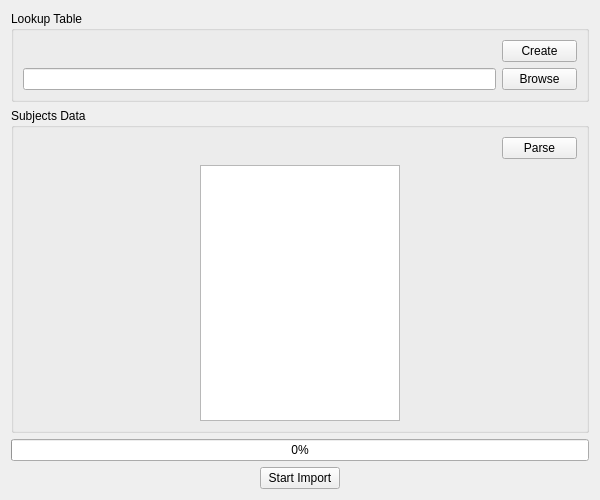
<?xml version="1.0" encoding="UTF-8"?>
<ui version="4.0">
 <class>ImportSubjectsTab</class>
 <widget class="QWidget" name="ImportSubjectsTab">
  <property name="geometry">
   <rect>
    <x>0</x>
    <y>0</y>
    <width>600</width>
    <height>500</height>
   </rect>
  </property>
  <property name="windowTitle">
   <string>Import Subjects</string>
  </property>
  <layout class="QGridLayout" name="gridLayout_3">
   <item row="0" column="0">
    <widget class="QGroupBox" name="groupBox">
     <property name="title">
      <string>Lookup Table</string>
     </property>
     <layout class="QVBoxLayout" name="verticalLayout_2">
      <item>
       <layout class="QHBoxLayout" name="horizontalLayout_6">
        <item>
         <spacer name="horizontalSpacer_14">
          <property name="orientation">
           <enum>Qt::Orientation::Horizontal</enum>
          </property>
          <property name="sizeHint" stdset="0">
           <size>
            <width>40</width>
            <height>20</height>
           </size>
          </property>
         </spacer>
        </item>
        <item>
         <widget class="QPushButton" name="CreateLutPushButton">
          <property name="minimumSize">
           <size>
            <width>75</width>
            <height>0</height>
           </size>
          </property>
          <property name="maximumSize">
           <size>
            <width>75</width>
            <height>16777215</height>
           </size>
          </property>
          <property name="text">
           <string>Create</string>
          </property>
         </widget>
        </item>
       </layout>
      </item>
      <item>
       <layout class="QHBoxLayout" name="horizontalLayout_4">
        <item>
         <widget class="QLineEdit" name="lineEdit"/>
        </item>
        <item>
         <widget class="QPushButton" name="BrowseLutPushButton">
          <property name="minimumSize">
           <size>
            <width>75</width>
            <height>0</height>
           </size>
          </property>
          <property name="maximumSize">
           <size>
            <width>75</width>
            <height>16777215</height>
           </size>
          </property>
          <property name="text">
           <string>Browse</string>
          </property>
         </widget>
        </item>
       </layout>
      </item>
     </layout>
    </widget>
   </item>
   <item row="1" column="0">
    <widget class="QGroupBox" name="groupBox_2">
     <property name="title">
      <string>Subjects Data</string>
     </property>
     <layout class="QVBoxLayout" name="verticalLayout_3">
      <item>
       <layout class="QHBoxLayout" name="horizontalLayout_3">
        <item>
         <spacer name="horizontalSpacer_13">
          <property name="orientation">
           <enum>Qt::Orientation::Horizontal</enum>
          </property>
          <property name="sizeHint" stdset="0">
           <size>
            <width>40</width>
            <height>20</height>
           </size>
          </property>
         </spacer>
        </item>
        <item>
         <widget class="QPushButton" name="IS_ParsePushButton">
          <property name="minimumSize">
           <size>
            <width>75</width>
            <height>0</height>
           </size>
          </property>
          <property name="maximumSize">
           <size>
            <width>75</width>
            <height>16777215</height>
           </size>
          </property>
          <property name="text">
           <string>Parse</string>
          </property>
         </widget>
        </item>
       </layout>
      </item>
      <item>
       <layout class="QHBoxLayout" name="horizontalLayout_2">
        <item>
         <layout class="QHBoxLayout" name="IS_FileEditorLayout">
          <item>
           <widget class="QListWidget" name="IS_SubjectListWidget">
            <property name="minimumSize">
             <size>
              <width>200</width>
              <height>0</height>
             </size>
            </property>
            <property name="maximumSize">
             <size>
              <width>200</width>
              <height>16777215</height>
             </size>
            </property>
            <property name="selectionMode">
             <enum>QAbstractItemView::SelectionMode::ExtendedSelection</enum>
            </property>
           </widget>
          </item>
         </layout>
        </item>
       </layout>
      </item>
     </layout>
    </widget>
   </item>
   <item row="2" column="0">
    <widget class="QProgressBar" name="IS_progressBar">
     <property name="value">
      <number>0</number>
     </property>
    </widget>
   </item>
   <item row="4" column="0">
    <layout class="QHBoxLayout" name="IS_StartImportLayout">
     <item>
      <spacer name="horizontalSpacer_11">
       <property name="orientation">
        <enum>Qt::Orientation::Horizontal</enum>
       </property>
       <property name="sizeHint" stdset="0">
        <size>
         <width>40</width>
         <height>20</height>
        </size>
       </property>
      </spacer>
     </item>
     <item>
      <widget class="QPushButton" name="IS_StartImportPushButton">
       <property name="text">
        <string>Start Import</string>
       </property>
      </widget>
     </item>
     <item>
      <spacer name="horizontalSpacer_12">
       <property name="orientation">
        <enum>Qt::Orientation::Horizontal</enum>
       </property>
       <property name="sizeHint" stdset="0">
        <size>
         <width>40</width>
         <height>20</height>
        </size>
       </property>
      </spacer>
     </item>
    </layout>
   </item>
  </layout>
 </widget>
 <resources/>
 <connections/>
</ui>
